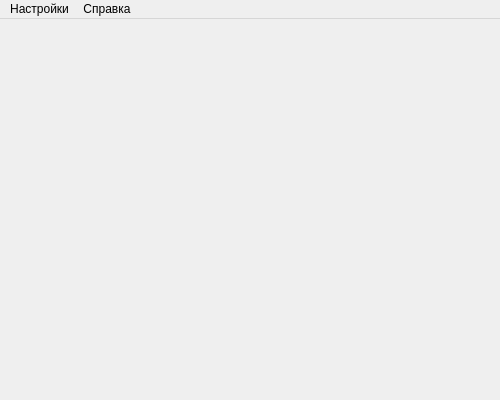
<?xml version="1.0" encoding="UTF-8"?>
<ui version="4.0">
 <class>TestingSystem</class>
 <widget class="QMainWindow" name="TestingSystem">
  <property name="geometry">
   <rect>
    <x>0</x>
    <y>0</y>
    <width>500</width>
    <height>400</height>
   </rect>
  </property>
  <property name="windowTitle">
   <string>TestingSystem</string>
  </property>
  <widget class="QWidget" name="centralwidget">
   <layout class="QGridLayout" name="gridLayout"/>
  </widget>
  <widget class="QMenuBar" name="menuBar">
   <property name="geometry">
    <rect>
     <x>0</x>
     <y>0</y>
     <width>500</width>
     <height>22</height>
    </rect>
   </property>
   <widget class="QMenu" name="settingsMenuBar">
    <property name="title">
     <string>Настройки</string>
    </property>
    <addaction name="openSettingsMenu"/>
   </widget>
   <widget class="QMenu" name="infoMenuBar">
    <property name="title">
     <string>Справка</string>
    </property>
    <addaction name="testingRulesMenu"/>
    <addaction name="editQuestionsRulesMenu"/>
    <addaction name="statMenu"/>
   </widget>
   <addaction name="settingsMenuBar"/>
   <addaction name="infoMenuBar"/>
  </widget>
  <action name="openSettingsMenu">
   <property name="text">
    <string>Настрокйи тестирования</string>
   </property>
   <property name="shortcut">
    <string>Ctrl+S</string>
   </property>
  </action>
  <action name="pathesToMaterialMenu">
   <property name="text">
    <string>Расположение материала</string>
   </property>
   <property name="shortcut">
    <string>Ctrl+P</string>
   </property>
  </action>
  <action name="testingRulesMenu">
   <property name="text">
    <string>Правила тестирования</string>
   </property>
   <property name="shortcut">
    <string>Ctrl+T</string>
   </property>
  </action>
  <action name="editQuestionsRulesMenu">
   <property name="text">
    <string>Редактирование вопросов</string>
   </property>
   <property name="shortcut">
    <string>Ctrl+Q</string>
   </property>
  </action>
  <action name="statMenu">
   <property name="text">
    <string>Статистика</string>
   </property>
  </action>
 </widget>
 <resources/>
 <connections/>
</ui>
